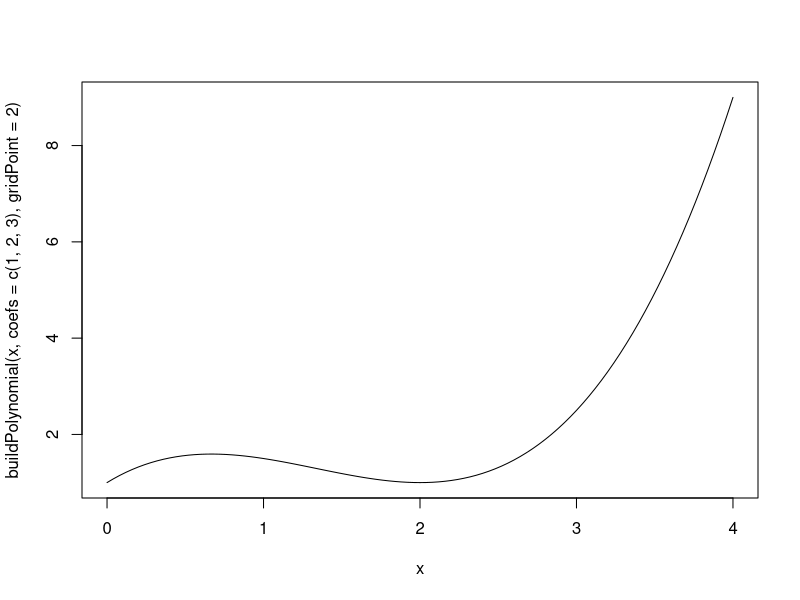

Recreate this plot in R.





AidansCV <-function(x, y, gridPoint, lambdas, weights, p, trueY){
  
  
  #lambdas <- seq(2,0,length.out=20)
  AVEWCV <- numeric(20)
  X <- buildFeature(gridPoint, p, x) #X does not change, we just have to leave out one row at a time
  trueY <- unlist(trueY)
  
  
  
  for(lambda in lambdas){
    WMSE <- numeric(length(y))
    for(i in 1:length(y)){
      
      currentLeftOut <- y[i]
      
      lassoFit <- glmnet::glmnet(X[-i,], y[-i], weights = weights[-1], maxit=10**7)
      lassoCoef <- as.vector(coef(lassoFit, s=lambda))
      evaluateModel <- buildPolynomial(x[-1], lassoCoef, gridPoint)
      
      #print(length(trueY[-1]))
      #print(length(weights[-1]))
      #print(length(evaluateModel))
      
      WMSE[i] <- sum(weights[-1]*(trueY[-1] - evaluateModel)**2)
    }
    #print(lambda)
    AVEWCV <- mean(WMSE)
  }
  
  #Specify Best Lambda
  lambdaIndex <- which.min(AVEWCV)
  chosenLambda <- lambdas[lambdaIndex]
  print(chosenLambda)
  #Use lambda on full dataset
  lassoFit <- glmnet::glmnet(X, y, weights = weights, maxit=10**7)
  lassoCoef <- coef(lassoFit, s=lambda)
  
  
  return(list(lassoCoef, chosenLambda))
}



buildFeature <- function(midpoint, p, xValues){
  # Every j'th column is the coefficient of the (j-1)'th derivative in the
  # Taylor polynomial formed at the i'th point.
  
  X <- matrix(nrow = length(xValues), ncol = p)
  for(i in 1:p){
    X[,i] <- ((xValues - midpoint)^(i))/factorial(i)
  }
  return(X)
}


buildPolynomial <- function(x, coefs, gridPoint){
  output <- coefs[1]
  for(i in 2:length(coefs)){
    output <- output + coefs[i]*(x-gridPoint)^i / factorial(i)
  }
  return(output)
}


#Function of the Epanechnikov kernel
epan <- function(x, bandwidth){
  ifelse(abs(x) <= 1, 3/4 * (1 - x^2), 0)
}


#Computes the scaled kernel weights for every input x
#Works for Epanechnikov or normal kernels
computeWeights <- function(x, x0, bandwidth, kernel='epak'){
  weights <- numeric(length(x))
  
  for(i in 1:length(x)){
    diff <- abs(x[i]-x0) / bandwidth
    if(kernel == 'epak'){
      weights[i] <- epan(diff)/bandwidth
    }else{
      weights[i] <- dnorm(diff)/bandwidth
    }
  }
  return(weights)
}

curve(buildPolynomial(x, coefs=c(1,2,3), gridPoint=2), from=0, to=4)

